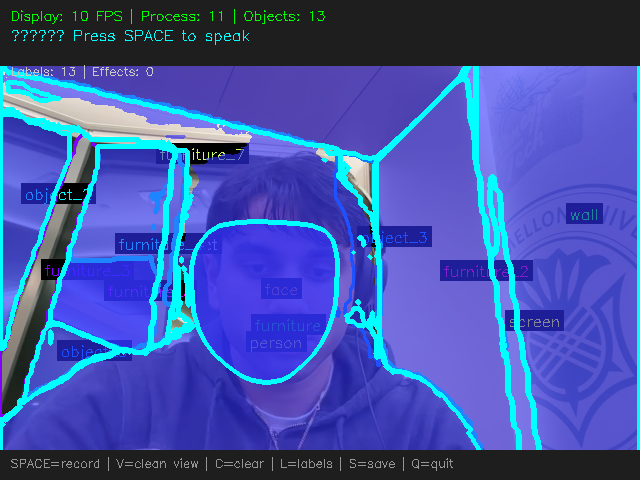
#> input picture assets/voice_env_1768715133.png, 640 x 480 px
$ python -i fast_sam_live.py   (imports and definitions only)
#> lines starting #> are read from the running program, lines starting #| are printed output that depends on the picture
#!/usr/bin/env python3
"""
FAST SAM Live Mask Viewer - Real-time segmentation!

Uses FastSAM which is 50x faster than regular SAM.
Shows ALL masks with no restrictions.

Press Q to quit
Press S to save frame
"""

import cv2
import numpy as np
import time
from pathlib import Path

# FastSAM via ultralytics
from ultralytics import FastSAM

def create_mask_overlay(frame: np.ndarray, results, alpha: float = 0.5) -> np.ndarray:
    """Create colorful overlay showing ALL detected masks."""
    result = frame.copy()

    if results is None or len(results) == 0:
        return frame

    # Get masks from results
    if results[0].masks is None:
        return frame

    masks = results[0].masks.data.cpu().numpy()

    # Generate distinct colors
    np.random.seed(42)

    for i, mask in enumerate(masks):
        # Resize mask to frame size
        mask_resized = cv2.resize(mask.astype(np.float32), (frame.shape[1], frame.shape[0]))
        mask_bool = mask_resized > 0.5

        # Generate color using golden angle for distinct colors
        hue = int((i * 137.5) % 180)
        color = cv2.cvtColor(np.uint8([[[hue, 255, 255]]]), cv2.COLOR_HSV2BGR)[0][0]

        # Apply colored overlay
        overlay = result.copy()
        overlay[mask_bool] = overlay[mask_bool] * (1 - alpha) + np.array(color) * alpha
        result = overlay.astype(np.uint8)

        # Draw contour
        mask_uint8 = (mask_resized * 255).astype(np.uint8)
        contours, _ = cv2.findContours(mask_uint8, cv2.RETR_EXTERNAL, cv2.CHAIN_APPROX_SIMPLE)
        cv2.drawContours(result, contours, -1, color.tolist(), 2)

        # Add number at centroid
        if contours:
            M = cv2.moments(contours[0])
            if M["m00"] > 0:
                cx = int(M["m10"] / M["m00"])
                cy = int(M["m01"] / M["m00"])
                cv2.putText(result, str(i+1), (cx-10, cy+5),
                           cv2.FONT_HERSHEY_SIMPLEX, 0.6, (255, 255, 255), 2)
                cv2.putText(result, str(i+1), (cx-10, cy+5),
                           cv2.FONT_HERSHEY_SIMPLEX, 0.6, (0, 0, 0), 1)

    return result


# [98 lines left out: function main, not called in this run]


# [2 lines not run here, left out]

>>> import cv2
>>> picture = cv2.imread('assets/voice_env_1768715133.png', cv2.IMREAD_GRAYSCALE)
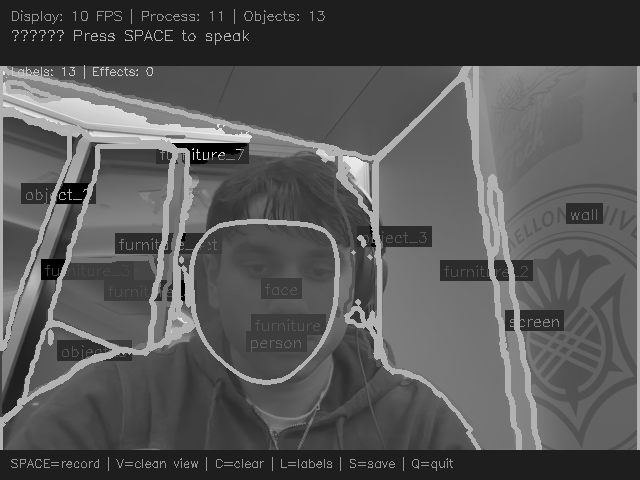
#> picture: shape (480, 640); min 0, max 252, mean 87.5
>>> result = create_mask_overlay(picture, 'out.png')
#> (the run stopped early here; a loop or call above may not have finished)
